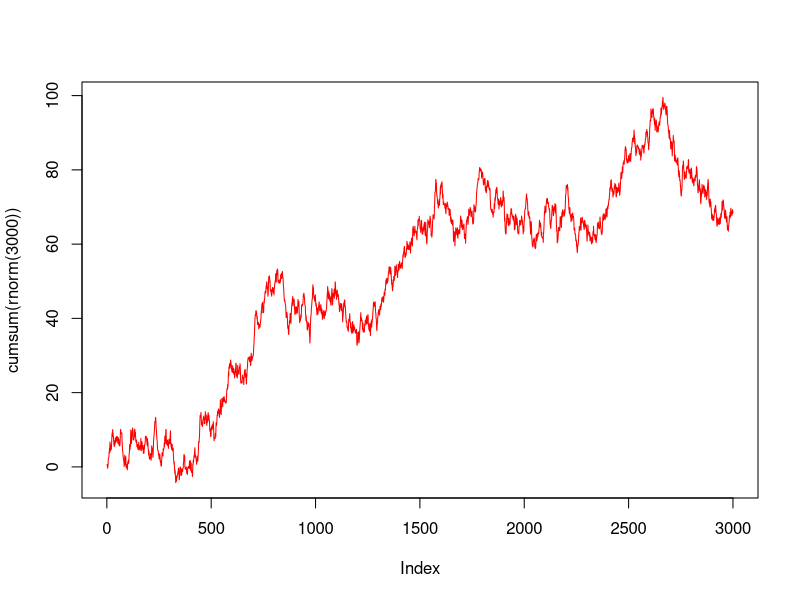

Recreate this plot in R.
## ---- chunk 1
#| label: random_walk
#| echo: true
#| cache: true
plot(cumsum(rnorm(3000)), type="l", col="red")
